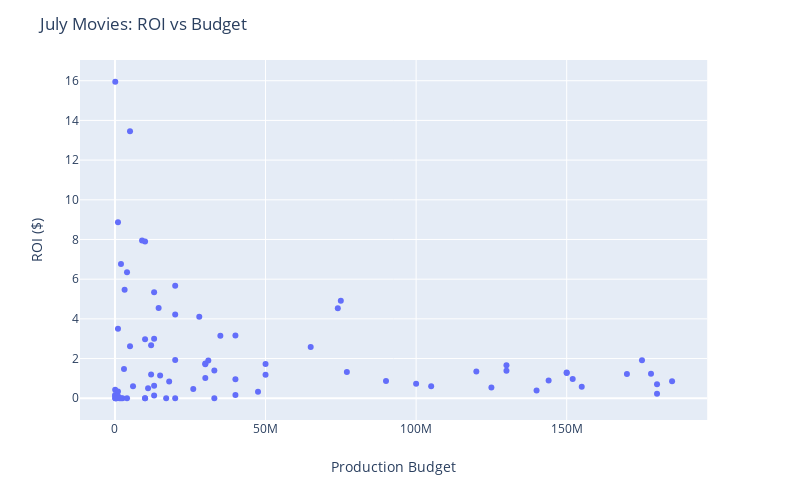

Notebook source saved alongside this figure:
### Code cell
df_good_years = df_budgets[(df_budgets['release_year'] == 2017) | (df_budgets['release_year'] == 2018)]
fig2 = px.scatter(df_good_years, x='production_budget', y='domestic_roi', hover_data=['movie'], width=800, height=600)
fig2.update_layout(title='2017-2018 Movies',
    xaxis_title='Production Budget',
    yaxis_title='ROI ($)')

fig.show()

### Figure 1 — Plotly figure (JSON) as saved in the notebook; plotly's stock layout.template omitted (floating-point values rounded to 4 significant figures)
{"data": [{"customdata": [["A Ghost Story"], ["Lights Out"], ["Unfriended: Dark Web"], ["The Purge: Anarchy"], ["The Purge: Election Year"], ["Eighth Grade"], ["Boyhood"], ["Bad Moms"], ["Sorry to Bother You"], ["The First Purge"], ["The Secret Life of Pets"], ["Magic Mike XXL"], ["Minions"], ["Tammy"], ["Girls Trip"], ["An Inconvenient Sequel"], ["Lucy"], ["Trainwreck"], ["Earth to Echo"], ["Teen Titans Go! To The Movies"], ["Paper Towns"], ["Hillaryâs America: The Secret History of the Democratic Party"], ["Hotel Transylvania 3: Summer Vacation"], ["Nerve"], ["Spider-Man: Homecoming"], ["Vacation"], ["Southpaw"], ["The Emoji Movie"], ["Atomic Blonde"], ["Ant-Man and the Wasp"], ["Donât Think Twice"], ["Mike and Dave Need Wedding Dates"], ["Ant-Man"], ["Jason Bourne"], ["The Equalizer 2"], ["Mission: ImpossibleâRogue Nation"], ["Dunkirk"], ["Mission: ImpossibleâFallout"], ["Dawn of the Planet of the Apes"], ["Wish Upon"], ["Planes: Fire and Rescue"], ["A Most Wanted Man"], ["Deliver Us from Evil"], ["War for the Planet of the Apes"], ["Sex Tape"], ["Ghostbusters"], ["Pixels"], ["Star Trek Beyond"], ["And So It Goes"], ["Hercules"], ["The Legend of Tarzan"], ["Bajrangi Bhaijaan"], ["Ice Age: Collision Course"], ["Wish I Was Here"], ["Terminator: Genisys"], ["Skyscraper"], ["Sultan"], ["Self/Less"], ["Happy Christmas"], ["The BFG"], ["I Origins"], ["The Infiltrator"], ["Valerian and the City of a Thousand Planets"], ["Baahubali: The Beginning"], ["Counting"], ["The Vatican Tapes"], ["Dawn of the Crescent Moon"], ["Beyond the Brick: A LEGO Brickumentary"], ["As It Is in Heaven"], ["The Young and Prodigious T.S. Spivet"], ["Strangerland"], ["An American in Hollywood"], ["Tiger Orange"], ["Crawl"], ["Stung"], ["Mutual Friends"], ["The Dog Lover"], ["The Outrageous Sophie Tucker"], ["American Heist"], ["The Perfect Wave"], ["Teefa in Trouble"], ["Fight Valley"]], "hoverlabel": {"namelength": 0}, "hovertemplate": "production_budget=%{x}<br>domestic_roi=%{y}<br>movie=%{customdata[0]}", "legendgroup": "", "marker": {"color": "#636efa", "symbol": "circle"}, "mode": "markers", "name": "", "showlegend": false, "type": "scatter", "x": [100000, 5000000, 1000000, 9000000, 10000000, 2000000, 4000000, 20000000, 3200000, 13000000, 75000000, 14500000, 74000000, 20000000, 28000000, 1000000, 40000000, 35000000, 13000000, 10000000, 12000000, 5000000, 65000000, 20000000, 175000000, 31000000, 30000000, 50000000, 30000000, 130000000, 3000000, 33000000, 130000000, 120000000, 77000000, 150000000, 150000000, 178000000, 170000000, 12000000, 50000000, 15000000, 30000000, 152000000, 40000000, 144000000, 90000000, 185000000, 18000000, 100000000, 180000000, 13000000, 105000000, 6000000, 155000000, 125000000, 11000000, 26000000, 70000, 140000000, 1000000, 47500000, 180000000, 40000000, 50000, 13000000, 75000, 1000000, 450000, 33000000, 10000000, 125000, 100000, 17000000, 2500000, 450000, 2000000, 500000, 10000000, 4000000, 1500000, 20000000], "xaxis": "x", "y": [15.95, 13.45, 8.867, 7.951, 7.904, 6.77, 6.345, 5.663, 5.467, 5.345, 4.912, 4.553, 4.541, 4.226, 4.111, 3.497, 3.164, 3.149, 2.995, 2.979, 2.667, 2.62, 2.577, 1.929, 1.91, 1.899, 1.747, 1.722, 1.719, 1.667, 1.473, 1.394, 1.386, 1.352, 1.326, 1.3, 1.267, 1.237, 1.227, 1.192, 1.183, 1.149, 1.019, 0.9663, 0.9636, 0.8913, 0.8752, 0.8586, 0.8423, 0.7269, 0.7036, 0.6291, 0.6101, 0.5985, 0.5791, 0.5474, 0.5091, 0.4723, 0.433, 0.3963, 0.3365, 0.325, 0.2249, 0.1684, 0.1675, 0.1373, 0.1173, 0.1015, 0.02997, 0.005359, 0.001747, 0, 0, 0, 0, 0, 0, 0, 0, 0, 0, 0], "yaxis": "y"}], "layout": {"height": 500, "legend": {"tracegroupgap": 0}, "margin": {"t": 60}, "title": {"text": "July Movies: ROI vs Budget"}, "width": 800, "xaxis": {"anchor": "y", "domain": [0, 0.98], "title": {"text": "Production Budget"}}, "yaxis": {"anchor": "x", "domain": [0, 1], "title": {"text": "ROI ($)"}}}}
